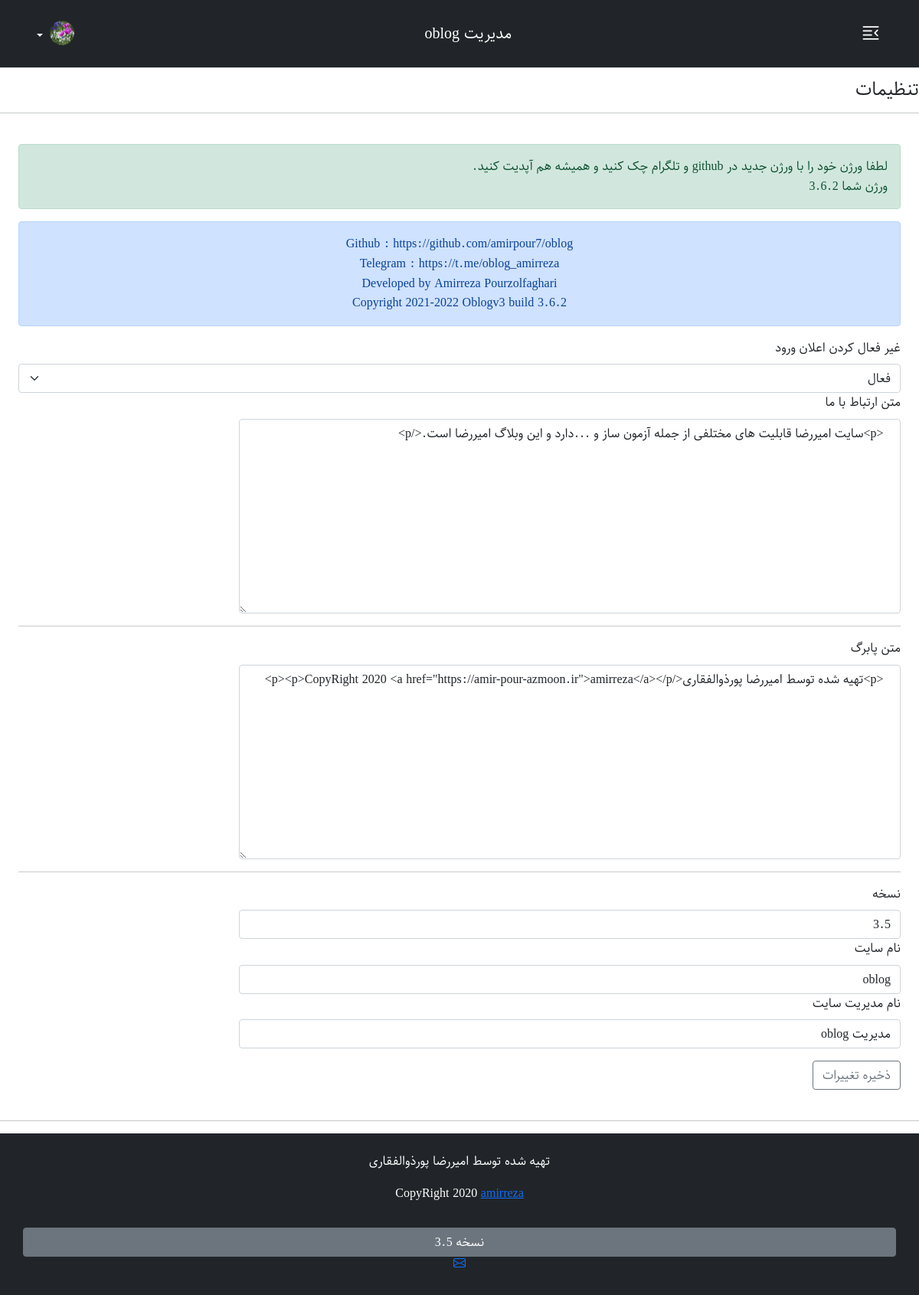
/admin/settings.php (signed in), run on an earlier commit of the app's database.
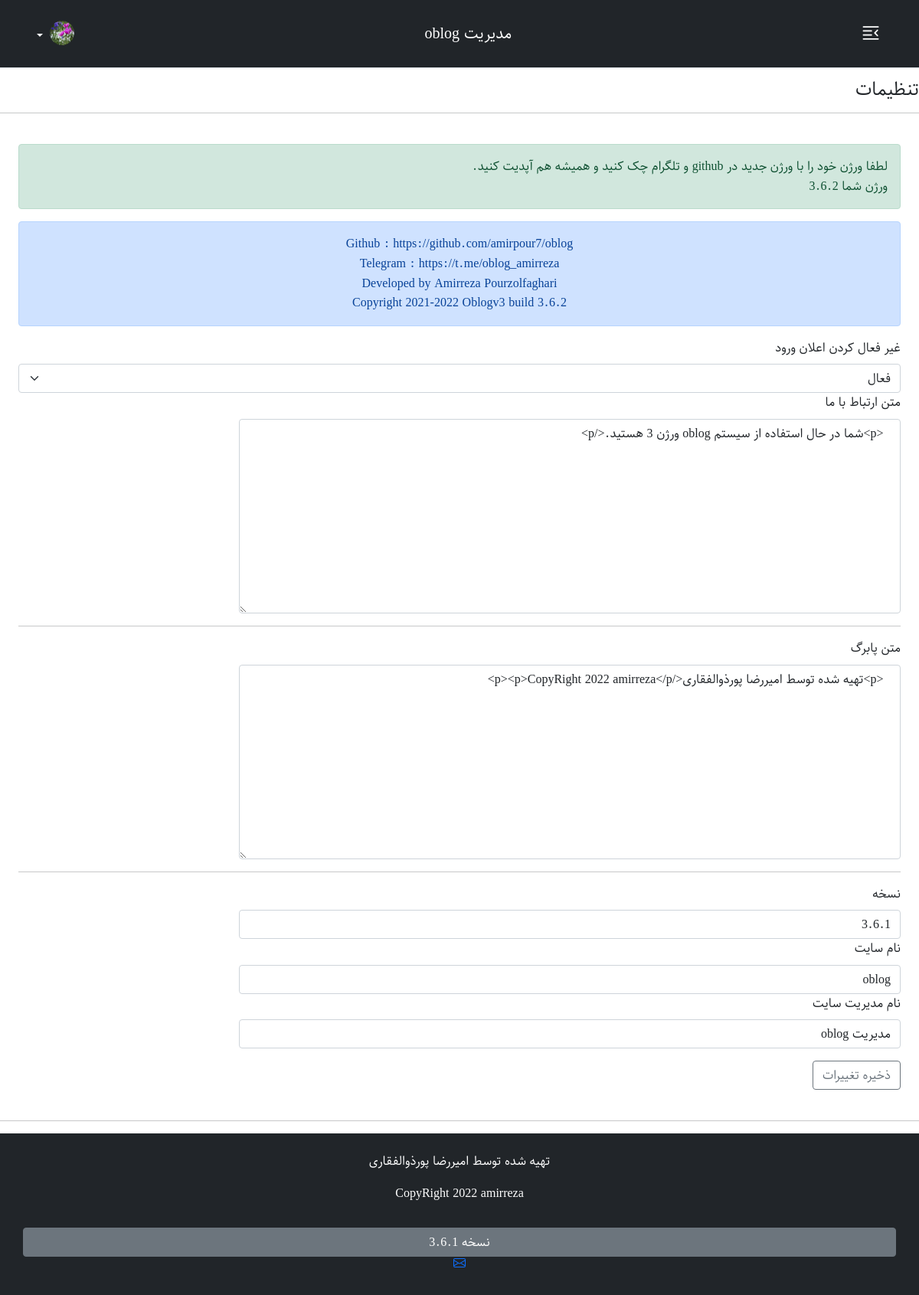
And on a later commit of the database.
### tables this page shows
CREATE TABLE `information` (
  `id` int(11) NOT NULL,
  `body` text NOT NULL
);

### admin/settings.php (the view, shortened to what this page needs)
<?php
include("./include/nav.php");
$abouts = $base->query("SELECT * FROM `information` WHERE id = 1");
$footers = $base->query("SELECT * FROM `information` WHERE id = 2");
$versions = $base->query("SELECT * FROM `information` WHERE id = 3");
$sites = $base->query("SELECT * FROM `information` WHERE id = 4 ");
$adminsite = $base->query("SELECT * FROM `information` WHERE id = 5 ");
$log = $base->query("SELECT * FROM `information` WHERE id = 6");
?>
<br>
<br>
<br>
<br>
<section>
 <div>
     <h4>تنظیمات</h4>
     <hr>
 </div>
     <form class="p-4" method="post">
     <?php
 if($log->rowcount() > 0){
 foreach($log as $notif){
?>
<?php
 }
 }
 $ver = file_get_contents('./version.txt');
?>
<div class="alert alert-success" role="alert">
  لطفا ورژن خود را با ورژن جدید در github و تلگرام چک کنید و همیشه هم آپدیت کنید.
  <br>
  ورژن شما <?php echo $ver; ?>
</div>
<div class="alert alert-primary" role="alert">
<div class="text-center">
  Github : https://github.com/amirpour7/oblog
  <br>
  Telegram : https://t.me/oblog_amirreza
   <br>
  Developed by Amirreza Pourzolfaghari
  <br>
  Copyright 2021-2022 Oblogv3 build <?php echo $ver;  ?>
</div>
</div>
     <label class="form-label"> غیر فعال کردن اعلان ورود</label>
<select name="log" class="form-select" aria-label="غیر فعال کردن اعلان ورود">
  <option
  <?php
if($notif['body'] == 1)
{
    echo 'selected';
}else{
    echo '';
}
?>
 value="1">فعال</option>
</select>
     <label class="form-label" for="about">متن ارتباط با ما</label>
 <?php
 if($abouts->rowcount() > 0){
 foreach($abouts as $about){
?>
 <textarea class="form-control  " name="about" id="about" cols="30" rows="10">
  <?php echo $about['body'];?>
</textarea>
<?php
 }
 }
?>
  <hr>
<label class="form-label" for="footer">متن پابرگ</label>
<?php
 if($footers->rowcount() > 0){
 foreach($footers as $footer){
?>
 <textarea class="form-control  " name="footer" id="footer" cols="30" rows="10">
  <?php echo $footer['body'];?>
</textarea>
<?php
 }
 }
?>
     <hr>
<label class="form-label" for="version">نسخه</label>
<?php
 if($versions->rowcount() > 0){
 foreach($versions as $version){
?>
 <input value="<?php echo $version['body'];?>" class="form-control" name="version" id="version">
<?php
 }
 }
 ?>
 <?php
 if($sites->rowcount() > 0){
 foreach($sites as $site){
?>
 <label class="form-label" for="siten">نام سایت</label>
 <input value="<?php echo $site['body']; ?>" name="siten" class="form-control" type="text">
<?php
 }
}
?>
 <?php
 if($adminsite->rowcount() > 0){
 foreach($adminsite as $adminsit){
?>
 <label class="form-label" for="adminsite">نام مدیریت سایت</label>
 <input value="<?php echo $adminsit['body']; ?>" name="adminsite" class="form-control" type="text">
<?php
 }
}
?>
<button type="submit" name="edit-settings" class="btn btn-outline-secondary mt-3">ذخیره تغییرات</button>
</form>
     <hr>
</section>
<?php
include("../include/footer.php");
?>

### admin/include/nav.php (shortened to what this page needs)
<?php
include("./include/db.php");
$sy = $base->query("SELECT * FROM `information` WHERE id = 4 ");
$sadmin = $base->query("SELECT * FROM `information` WHERE id = 5 ");
?>
<!DOCTYPE html>
<html lang="fa">
<head>
               <link rel="stylesheet" href="https://cdn.jsdelivr.net/npm/bootstrap@5.0.2/dist/css/bootstrap.rtl.min.css">
               <link rel="stylesheet" href="https://cdn.jsdelivr.net/npm/bootstrap-icons@1.5.0/font/bootstrap-icons.css">
               <link rel="stylesheet" href="./css/admin.css">
</head>
<body >
<nav class="navbar fixed-top navbar-dark bg-dark p-3 mb-5 border-bottom">
  <div class="container ms-2">
  <button class="btn  fs-3 text-white" type="button" data-bs-toggle="offcanvas" data-bs-target="#offcanvasRight" aria-controls="offcanvasRight">
<i class="bi bi-text-indent-right"></i>
</button>
<?php
  if($sadmin->rowcount() > 0){
  foreach($sadmin as $ssadmin){
   ?>
    <a href="index.php" class="navbar-brand"><?php echo $ssadmin['body']; ?></a>
   <?php
  }
}
?>
      <div class="dropdown text-end">
        <a href="index.php" class="d-block link-dark text-light text-decoration-none dropdown-toggle" id="dropdownUser1" data-bs-toggle="dropdown" aria-expanded="false">
          <img src="./img/hey.jpg" alt="mdo" width="32" height="32" class="rounded-circle">
        </a>
      </div>
    </div>
</nav>

### include/footer.php (shortened to what this page needs)
<?php
$footer_querya = "SELECT * FROM `information` WHERE id = 2 ";
$footera = $base->query($footer_querya);
if($footera->rowcount() > 0){
  foreach($footera as $foota){
?>
<?php
$footer_queryb = "SELECT * FROM `information` WHERE id = 3 ";
$footerb = $base->query($footer_queryb);
if($footerb->rowcount() > 0){
  foreach($footerb as $footb){
?>
<footer class="text-center text-white bg-dark py-4">
  <div class="container">
    <div class="row flex-column">
<div><?php echo $foota['body']; ?></div>
<button class="  mt-3 btn btn-secondary">نسخه <?php echo $footb['body'] ?></button>
<div>
  <a target="_blank" href="mailto:ar.pourzolfaghari@gmail.com"></a>
</div>
    </div>
  </div>
</footer>
<?php
  }
}
  }
}
?>
</body>
</html>

### admin/css/admin.css (style rules this page uses)
body { direction: rtl !important; text-align: right !important; font-family: "sahel" !important; line-height: 1.6; }
input , textarea { width:75% !important; }

What changed in the data, as far as the page shows it:
changed information: about "<p>سایت امیررضا قابلیت های مختلفی از جمله آزمون ساز و ...دارد و این وبلاگ امیررضا است.</p>" → "<p>شما در حال استفاده از سیستم oblog ورژن 3 هستید.</p>"
changed information: footer "<p>تهیه شده توسط امیررضا پورذوالفقاری</p><p>CopyRight 2020 <a href=\"https://amir-pour-azmoon.ir\">amirreza</a></p>" → "<p>تهیه شده توسط امیررضا پورذوالفقاری</p><p>CopyRight 2022 amirreza</p>"; body "تهیه شده توسط امیررضا پورذوالفقاری CopyRight 2020 amirreza" → "تهیه شده توسط امیررضا پورذوالفقاری CopyRight 2022 amirreza"
changed information (number 5 of 6 on the later page): version "3.5" → "3.6.1"; body "3.5" → "3.6.1"
